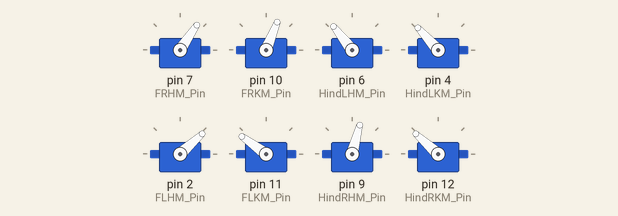
This sketch was run on a simulated Arduino Uno, built with avr-gcc and run on an emulated ATmega328P. On the bench: 8 × servo. What the sketch prints to the serial monitor is not drawn.

Above: at 3.16 s.
Timing chart, 0 to 40.0 s (numbered marks = the images above):
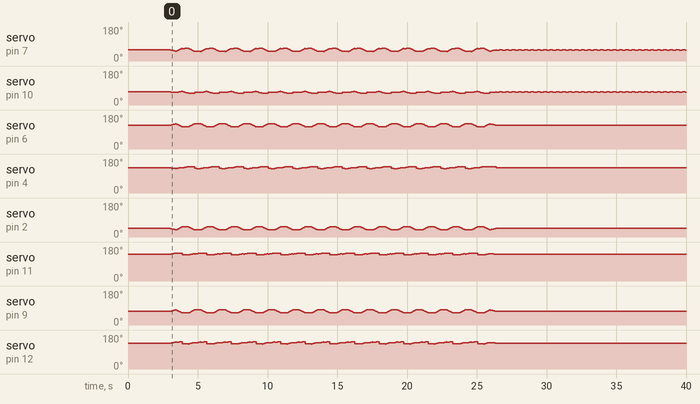

The sketch:

Make_it_go_forward.ino
```cpp
#include <Servo.h>

float Height = 7.5;
float L1 = 5;
float L2 = 5;

float HipEquil = 30;
float HipRange = 25;
float HipMin = HipEquil - HipRange / 2;
float HipMax = HipEquil + HipRange / 2;

int numCycles = 13;
int count = 1;
int PhaseDelay = 20;
float PhaseStep = .05;

float KneeFlightAngle = 90;

int StanceFrontR = 1;

int StanceFrontL = 1;

int StanceHindR = 1;

int StanceHindL = 1;

Servo FRHM;
int FRHM_Pin = 7;
int FRHM_Home = 120;

Servo FRKM;
int FRKM_Pin = 10;
int FRKM_Home = 185;


Servo FLHM;
int FLHM_Pin = 2;
int FLHM_Home = 100;

Servo FLKM;
int FLKM_Pin = 11;
int FLKM_Home = 133;


Servo HindLHM;
int HindLHM_Pin = 6;
int HindLHM_Home = 220;


Servo HindLKM;
int HindLKM_Pin = 4;
int HindLKM_Home = 120;

Servo HindRHM;
int HindRHM_Pin = 9;
int HindRHM_Home = 80;


Servo HindRKM;
int HindRKM_Pin = 12;
int HindRKM_Home = 126;


float Angle_FRHM = HipEquil * (PI / 180);
float Angle_FRKM = Angle_FRHM + acos((Height - L1*cos(Angle_FRHM)) / L2);


float Angle_HindLHM = HipEquil * (PI / 180);
float Angle_HindLKM = Angle_HindLHM + acos((Height - L1*cos(Angle_HindLHM)) / L2);

float Angle_FLHM = HipEquil * (PI / 180);
float Angle_FLKM = Angle_FLHM + acos((Height - L1*cos(Angle_FLHM)) / L2);


float Angle_HindRHM = HipEquil * (PI / 180);
float Angle_HindRKM = Angle_FRHM + acos((Height - L1*cos(Angle_FRHM)) / L2);


float Angle_FRKM_OLD = Angle_FRKM;

float Angle_HindLKM_OLD = Angle_HindLKM;

float Angle_FLKM_OLD = Angle_FLKM;

float Angle_HindRKM_OLD = Angle_HindRKM;


float Phase = 0;


void setup() {

  Serial.begin(115200);

  FRHM.attach (FRHM_Pin);
  FRKM.attach (FRKM_Pin);

  HindLHM.attach (HindLHM_Pin);
  HindLKM.attach (HindLKM_Pin);

  FLHM.attach (FLHM_Pin);
  FLKM.attach (FLKM_Pin);

  HindRHM.attach (HindRHM_Pin);
  HindRKM.attach (HindRKM_Pin);


  Angle_FRHM = Angle_FRHM * (180 / PI);
  Angle_FRKM = Angle_FRKM * (180 / PI);

  Angle_HindLHM = Angle_HindLHM * (180 / PI);
  Angle_HindLKM = Angle_HindLKM * (180 / PI);


  Angle_FLHM = Angle_FLHM * (180 / PI);
  Angle_FLKM = Angle_FLKM * (180 / PI);

  Angle_HindRHM = Angle_HindRHM * (180 / PI);
  Angle_HindRKM = Angle_HindRKM * (180 / PI);

 Serial.println("------- ENTERING HIP EQUILIBRIUM POSITION -------");

 InitialPosition();

  Serial.println("------- COUNTDOWN TO MOTION -------");

  Serial.println("3");
  delay(1000);
  Serial.println("2");
  delay(1000);
  Serial.println("1");
  delay(1000);


}

void loop() {

  if (count <= numCycles)
  {
    Serial.println("Stance most forward position");
    StanceFrontR = 1;
    StanceHindL = 1;
    StanceFrontL = 0;
    StanceHindR = 0;
    UpdateServoPos(HipMax, HipMax, HipMax, HipMin);
    //delay(1000);

    Serial.println("Stance most backward position");
    UpdateServoPos(HipMin, HipMin, HipMin, HipMax);
    //delay(1000);

    Serial.println("Flight most backward position - lifted knee");
    StanceFrontR = 0;
    StanceHindL = 0;
    StanceFrontL = 1;
    StanceHindR = 1;
    UpdateServoPos(HipMin, HipMin, HipMin, HipMax);
    //delay(1000);

    Serial.println("Flight most forward position - lifted knee");
    UpdateServoPos(HipMax, HipMax, HipMax, HipMin);
    //delay(1000);


    count = count + 1;
  }

  else {
    StanceFrontR = 1;
    UpdateServoPos(HipEquil, HipEquil, HipEquil, HipEquil);
    StanceFrontL = 1;
    StanceHindR = 1;
    StanceHindL = 1;

   }


}


void InitialPosition() {

  FRHM.write(map(FRHM_Home - Angle_FRHM,0,270,0,180));
  FRKM.write(map(FRKM_Home - Angle_FRKM,0,270,0,180));

  HindLHM.write(map(HindLHM_Home - Angle_HindLHM,0,270,0,180));
  HindLKM.write(map(HindLKM_Home + Angle_HindLKM,0,270,0,180));

  FLHM.write(map(FLHM_Home - Angle_FLHM,0,270,0,180));
  FLKM.write(map(FLKM_Home + Angle_FLKM,0,270,0,180));

  HindRHM.write(map(HindRHM_Home + Angle_HindRHM,0,270,0,180));
  HindRKM.write(map(HindRKM_Home + Angle_HindRKM,0,270,0,180));
}

void UpdateServoPos(float TargetAngFRHM, float TargetAngHindRHM, float TargetAngLHM, float TargetAngHindLHM) {

  float FRHM_StartAngle = FRHM.read();
  float FRKM_StartAngle = FRKM.read();
  FRHM_StartAngle = map(FRHM_StartAngle,0,180,0,270);
  FRKM_StartAngle = map(FRKM_StartAngle,0,180,0,270);

  float HindLHM_StartAngle = HindLHM.read();
  float HindLKM_StartAngle = HindLKM.read();
  HindLHM_StartAngle = map(HindLHM_StartAngle,0,180,0,270);
  HindLKM_StartAngle = map(HindLKM_StartAngle,0,180,0,270);

  float FLHM_StartAngle = FLHM.read();
  float FLKM_StartAngle = FLKM.read();
  FLHM_StartAngle = map(FLHM_StartAngle,0,180,0,270);
  FLKM_StartAngle = map(FLKM_StartAngle,0,180,0,270);

  float HindRHM_StartAngle = HindRHM.read();
  float HindRKM_StartAngle = HindRKM.read();
  HindRHM_StartAngle = map(HindRHM_StartAngle,0,180,0,270);
  HindRKM_StartAngle = map(HindRKM_StartAngle,0,180,0,270);

  FRHM_StartAngle = FRHM_Home - FRHM_StartAngle;
  FRKM_StartAngle = FRKM_Home - FRKM_StartAngle ;
  HindLHM_StartAngle = HindLHM_Home - HindLHM_StartAngle;
  HindLKM_StartAngle = HindLKM_StartAngle - HindLKM_Home;
  FLHM_StartAngle = FLHM_Home - FLHM_StartAngle;
  FLKM_StartAngle = FLKM_StartAngle - FLKM_Home;
  HindRHM_StartAngle = HindRHM_StartAngle- HindRHM_Home ;
  HindRKM_StartAngle = HindRKM_StartAngle - HindRKM_Home;


  for (Phase = 0; Phase <= 1; Phase = Phase + PhaseStep)
  {

    Angle_FRHM =  FRHM_StartAngle + Phase * (TargetAngFRHM - FRHM_StartAngle);
    Angle_FRHM = Angle_FRHM * (PI / 180);
    if (StanceFrontR == 1) {
      Angle_FRKM_OLD = Angle_FRKM;
      Angle_FRKM = Angle_FRHM + acos((Height - L1 * cos(Angle_FRHM)) / L2);
      Angle_FRKM = Angle_FRKM * (180 / PI);
      if (isnan(Angle_FRKM)) {
        Angle_FRKM = Angle_FRKM_OLD;
      }
    }
    if (StanceFrontR == 0) {
      Angle_FRKM = FRKM_StartAngle + Phase * (KneeFlightAngle - FRKM_StartAngle);
    }
    Angle_FRHM = Angle_FRHM * (180 / PI);


    Angle_FLHM =  FLHM_StartAngle + Phase * (TargetAngLHM - FLHM_StartAngle);
    Angle_FLHM = Angle_FLHM * (PI / 180);
    if (StanceFrontL == 1) {
      Angle_FLKM_OLD = Angle_FLKM;
      Angle_FLKM = Angle_FLHM + acos((Height - L1 * cos(Angle_FLHM)) / L2);
      Angle_FLKM = Angle_FLKM * (180 / PI);
      if (isnan(Angle_FLKM)) {
        Angle_FLKM = Angle_FLKM_OLD;
      }
    }
    if (StanceFrontL == 0) {
      Angle_FLKM = FLKM_StartAngle + Phase * (KneeFlightAngle - FLKM_StartAngle);
    }
    Angle_FLHM = Angle_FLHM * (180 / PI);


    Angle_HindLHM =  HindLHM_StartAngle + Phase * (TargetAngHindLHM - HindLHM_StartAngle);
    Angle_HindLHM = Angle_HindLHM * (PI / 180);
    if (StanceHindL == 1) {
      Angle_HindLKM_OLD = Angle_HindLKM;
      Angle_HindLKM = Angle_HindLHM + acos((Height - L1 * cos(Angle_HindLHM)) / L2);
      Angle_HindLKM = Angle_HindLKM * (180 / PI);
      if (isnan(Angle_HindLKM)) {
        Angle_HindLKM = Angle_HindLKM_OLD;
      }
    }
    if (StanceHindL == 0) {
      Angle_HindLKM = HindLKM_StartAngle + Phase * (KneeFlightAngle - HindLKM_StartAngle);
    }
    Angle_HindLHM = Angle_HindLHM * (180 / PI);


 Angle_HindRHM =  HindRHM_StartAngle + Phase * (TargetAngHindRHM - HindRHM_StartAngle);
    Angle_HindRHM = Angle_HindRHM * (PI / 180);
    if (StanceHindR == 1) {
      Angle_HindRKM_OLD = Angle_HindRKM;
      Angle_HindRKM = Angle_HindRHM + acos((Height - L1 * cos(Angle_HindRHM)) / L2);
      Angle_HindRKM = Angle_HindRKM * (180 / PI);
      if (isnan(Angle_HindRKM)) {
        Angle_HindRKM = Angle_HindRKM_OLD;
      }
    }
    if (StanceHindR == 0) {
      Angle_HindRKM = HindRKM_StartAngle + Phase * (KneeFlightAngle - HindRKM_StartAngle);
    }
    Angle_HindRHM = Angle_HindRHM * (180 / PI);

    FRHM.write(map(FRHM_Home - Angle_FRHM,0,270,0,180));
    FRKM.write(map(FRKM_Home - Angle_FRKM,0,270,0,180));

    HindLHM.write(map(HindLHM_Home - Angle_HindLHM,0,270,0,180));
    HindLKM.write(map(HindLKM_Home + Angle_HindLKM,0,270,0,180));

    FLHM.write(map(FLHM_Home - Angle_FLHM,0,270,0,180));
    FLKM.write(map(FLKM_Home + Angle_FLKM,0,270,0,180));

    HindRHM.write(map(HindRHM_Home + Angle_HindRHM,0,270,0,180));
    HindRKM.write(map(HindRKM_Home + Angle_HindRKM,0,270,0,180));

    delay(PhaseDelay);
  }
}
```
